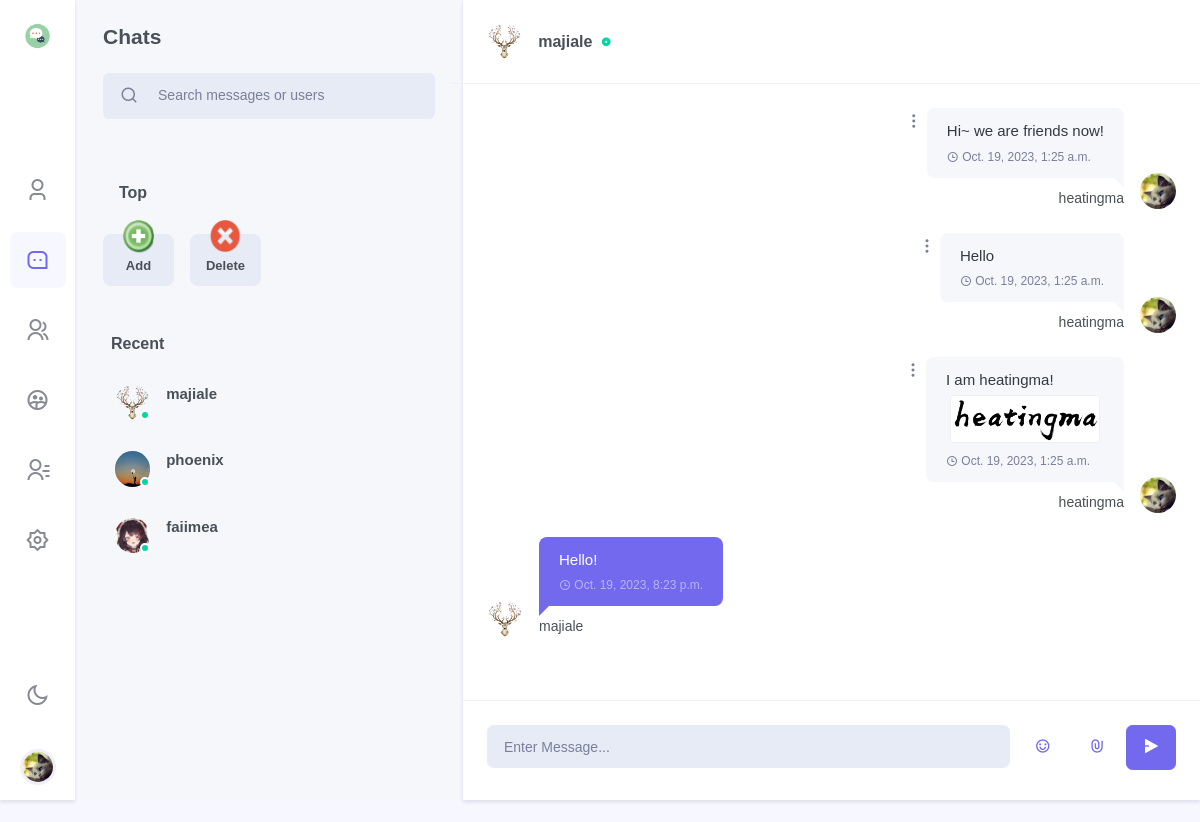
The app's page /chat/chat/majiale/?dark=False (signed in) with its own data.
### chat/models.py (models this page shows, shortened)
class Profile(models.Model):
    about_me = models.TextField(default='There is no Personal Signature here yet. You can add it through settings')
    image = models.ImageField(upload_to=profile_media_path, null=True, blank=True)
    user = models.OneToOneField(User, on_delete=models.CASCADE)
    location = models.CharField(max_length=50, default="Unkown")
    @property
    def image_url(self):
        if self.image == "":
            return "/media/static_default/{}.png".format(self.user_initial)
        else:
            return self.image.url

class FMMessage(models.Model):
    uid = models.UUIDField(default=uuid.uuid4, editable=False, unique=True)
    user = models.ForeignKey(to=get_user_model(), on_delete=models.CASCADE)
    belong_fm = models.ForeignKey(to=FriendRoom, on_delete=models.CASCADE)
    content = models.CharField(max_length=512)
    timestamp = models.DateTimeField(auto_now_add=True)
    attachment = models.FileField(upload_to=friend_message_media_path, null=True, blank=True)
    @property
    def image_url(self):
        profile = Profile.objects.get(user=self.user)
        return profile.image_url
    @property
    def attachment_url(self):
        if self.attachment.name == "" or self.attachment.name is None:
            return ""
        return self.attachment.url
    @property
    def attachment_type(self):
        file_type, _ = mimetypes.guess_type(self.attachment.name)
        if file_type.startswith("image"):
            file_type = "image"
        return file_type
    @property
    def attachment_name(self):
        if self.attachment.name == "" or self.attachment.name is None:
            return None
        return os.path.basename(self.attachment.name)

### users/models.py (models this page shows, shortened)
class User(AbstractUser):
    top_friends = models.ManyToManyField(settings.AUTH_USER_MODEL, blank=True, related_name='friends_set')
    friends = models.ManyToManyField(settings.AUTH_USER_MODEL, blank=True, related_name='top_friends_set')
    email = models.EmailField('email address', primary_key=True, unique=True)
    USERNAME_FIELD = 'email'
    REQUIRED_FIELDS = ["username"]
    @property
    def image_url(self):
        from chat.models import Profile
        return Profile.objects.get(user=self).image_url

### chat/views/chatfriend.py (the view, shortened to what this page needs)
# urls.py: path('chat/<str:friend_name>/', chatfriend, name='chatfriend'),
@login_required
def chatfriend(request: HttpRequest, friend_name, dark=False):
    if request.GET:
        dark = request.GET['dark']
        dark = False if dark == 'False' else True
    username = request.user.username
    friend = get_object_or_404(User, username=friend_name)
    user = get_object_or_404(User, username=username)
    wrong_message = ""
    try:
        friend_room = FriendRoom.objects.get(user_1=user, user_2=friend)
    except:
        friend_room = get_object_or_404(FriendRoom, user_2=user, user_1=friend)
    profile = get_object_or_404(Profile, user=user)
    friend_messages = FMMessage.objects.filter(belong_fm=friend_room)
    return render(
        request=request,
        template_name='chat/chatfriend.html',
        context={
            'profile': profile,
            'dark': dark,
            'light': not dark,
            'friends': user.friends.all(),
            "top_friends": user.top_friends.all(),
            "friend_room": friend_room,
            "friend":friend,
            "friend_profile": Profile.objects.get(user=friend),
            "friend_messages":friend_messages,
            "wrong_message": wrong_message,
            "new_friends": Friend_Request.objects.filter(to_user=user),
        }
    )

### templates/chat/chatfriend.html (shortened to what this page needs)
{% extends 'chat/base.html' %}
{% block side_menu %}
    {% include "chat/side_menus/side_menu_chat.html" %}
{% endblock %}
{% block leftsidebar %}
    {% include "chat/leftsidebar/leftsidebar_chat.html" %}
{% endblock %}
{% block chat_conversation %}
    {% include "chat/body/body_chatfriend.html" %}
{% endblock %}

### templates/chat/side_menus/side_menu_chat.html (shortened to what this page needs)
{% load static %}
<div class="side-menu flex-lg-column mr-lg-1">
<div class="sidebar_logo">
    <a href="" class="logo logo-dark">
        <span class="logo-sm">
            <img src="{% static "images/chat/chat.png" %}" alt="" height="30">
        </span>
    </a>
</div>
<div class="flex-lg-column my-auto">
    <ul class="nav nav-pills side-menu-nav justify-content-center" role="tablist">
        <li class="nav-item" data-toggle="tooltip" data-trigger="hover" data-placement="top" title="Profile">
            <a href="{% url 'chat:my' %}?{{'dark'}}={{dark}}" class="nav-link" id="pills-user-tab" role="tab">
            <i class="ri-user-3-line"></i>
        </a></li>
        <li class="nav-item" data-toggle="tooltip" data-trigger="hover" data-placement="top" title="Chats">
            <a href="{% url 'chat:chat'%}?{{'dark'}}={{dark}}" class="nav-link active" id="pills-chat-tab" role="tab">
            <i class="ri-message-3-line"></i>
        </a></li>
        <li class="nav-item" data-toggle="tooltip" data-trigger="hover" data-placement="top" title="Groups">
            <a href="{% url 'chat:groups'%}?{{'dark'}}={{dark}}" class="nav-link" id="pills-groups-tab" role="tab">
            <i class="ri-group-line"></i>
        </a></li>
        <li class="nav-item" data-toggle="tooltip" data-trigger="hover" data-placement="top" title="Chatroom">
            <a href="{% url 'chat:chatroom'%}?{{'dark'}}={{dark}}" class="nav-link" id="pills-chatroom-tab" role="tab">
            <i class="ri-group-2-line"></i>
        </a></li>
        <li class="nav-item" data-toggle="tooltip" data-trigger="hover" data-placement="top" title="Contacts">
            <a href="{% url 'chat:contracts'%}?{{'dark'}}={{dark}}" class="nav-link" id="pills-contacts-tab" role="tab">
            <i class="ri-contacts-line"></i>
        </a></li>
        <li class="nav-item" data-toggle="tooltip" data-trigger="hover" data-placement="top" title="Settings">
            <a href="{% url 'chat:settings'%}?{{'dark'}}={{dark}}" class="nav-link" id="pills-setting-tab"  role="tab">
            <i class="ri-settings-2-line"></i>
        </a></li>
    </ul>
</div>
<div class="flex-lg-column d-none d-lg-block">
    <ul class="nav side-menu-nav justify-content-center">
        <li class="nav-item">
            <a class="nav-link" id="light-dark" href="{% url 'chat:chat'%}?{{'dark'}}={{light}}" data-toggle="tooltip" data-trigger="hover" data-placement="right" title="Dark / Light Mode">
                <i class="ri-sun-line theme-mode-icon"></i>
            </a>
        </li>
        <li class="nav-item btn-group dropup profile-user-dropdown">
            <a class="nav-link dropdown-toggle normal_container" href="#" role="button" data-toggle="dropdown" aria-haspopup="true" aria-expanded="false">
                <img src="{{ profile.image_url }}"  alt="" class="profile-user rounded-circle">
            </a>
        </li>
    </ul>
</div>
</div>

### templates/chat/leftsidebar/leftsidebar_chat.html (shortened to what this page needs)
{% load static %}
<div style="max-height: 100%;">
    <div class="p-4">
        <h4 class="mb-4">Chats</h4>
        <div class="search-box chat-search-box">
            <div class="input-group mb-3 bg-light  input-group-lg rounded-lg">
                <div class="input-group-prepend">
                    <button class="btn btn-link text-muted pr-1 text-decoration-none" type="button">
                        <i class="ri-search-line search-icon font-size-18"></i>
                    </button>
                </div>
                <input type="text" class="form-control bg-light" placeholder="Search messages or users">
            </div>
        </div>
    </div>
    <div class="p-4" dir="ltr">
        <h5 class="mb-3 px-3 font-size-16">Top</h5>
        <div class="owl-carousel owl-theme" id="user-status-carousel">
            <div class="item">
                <a href="#" class="user-status-box" data-toggle="modal" data-target="#addtop-exampleModal">
                    <div class="avatar-xs mx-auto d-block chat-user-img online align-self-center mr-3">
                        <img src="{% static "images/chat/add.png" %}" alt="user-img" class="img-fluid rounded-circle avatar-xs">
                    </div>
                    <h5 class="font-size-13 text-truncate mt-3 mb-1">Add</h5>
                </a>
            </div>
            <div class="item">
                <a href="#" class="user-status-box" data-toggle="modal" data-target="#deletetop-exampleModal">
                    <div class="avatar-xs mx-auto d-block chat-user-img online align-self-center mr-3">
                        <img src="{% static "images/chat/delete.png" %}" alt="user-img" class="img-fluid rounded-circle avatar-xs">
                    </div>
                    <h5 class="font-size-13 text-truncate mt-3 mb-1">Delete</h5>
                </a>
            </div>
        </div>
    </div>
    <div class="px-3 pb-3 mt-4" >
        <h5 class="mb-3 px-3 font-size-16">Recent</h5>
        <div class="chat-message-list">
            <ul class="list-unstyled chat-list chat-user-list">
                {% for friend in friends %}
                    <li><a href="{% url 'chat:chatfriend' friend_name=friend.username %}?{{'dark'}}={{dark}}">
                        <div class="media">
                            <div class="chat-user-img online align-self-center mr-3">
                                <img src="{{friend.image_url}}" class="rounded-circle avatar-xs" alt="">
                                <span class="user-status"></span>
                            </div>
                            <div class="media-body overflow-hidden">
                                <h5 class="text-truncate font-size-15 mb-1">{{friend.username}}</h5>
                            </div>
                        </div>
                    </a></li>
                {% endfor %}
            </ul>
        </div>
    </div>
</div>

### templates/chat/body/body_chatfriend.html (shortened to what this page needs)
<div class="w-100">
    <div class="p-3 p-lg-4 border-bottom row align-items-center">
        <div class="col-sm-4 col-8">
            <div class="media align-items-center">
                <div class="mr-3">
                    <img src="{{friend_profile.image_url}}" class="rounded-circle avatar-xs" alt="">
                </div>
                <div class="media-body overflow-hidden">
                    <h5 class="font-size-16 mb-0 text-truncate">
                        <a href="#" class="text-reset user-profile-show" id="cur_room_name">
                            {{friend.username}}
                        </a>
                        <i class="ri-record-circle-fill font-size-10 text-success d-inline-block ml-1"></i>
                    </h5>
                </div>
            </div>
        </div>
    </div>
    <div class="chat-conversation p-3 p-lg-4" id="chatLog-container" style="overflow: auto;">
        <ul class="list-unstyled mb-0"i id="chatLog">
            {% for rm in friend_messages %}
                {% if rm.user.username != profile.user.username %}
                <li><div class="conversation-list" style="max-width: 50%;">
                    <div class="chat-avatar"><img src={{rm.image_url}} alt=""></div>
                    <div class="user-chat-content" style="max-width: 100%;">
                        <div class="ctext-wrap">
                            <div class="ctext-wrap-content" style="max-width: 100%;">
                                <p class="mb-0" style="word-break:break-all;">{{rm.content}}</p>
                                <p class="chat-time mb-0"><i class="ri-time-line align-middle"></i> <span class="align-middle">{{rm.timestamp}}</span></p>
                            </div>
                        </div>
                        <div class="conversation-name">{{rm.user.username}}</div>
                    </div>
                </div></li>
                {% else %}
                <li class="right"><div class="conversation-list" style="max-width: 50%;">
                    <div class="chat-avatar"><img src="{{ profile.image_url }}" alt=""></div>
                    <div class="user-chat-content" style="max-width: 100%;">
                        <div class="ctext-wrap">
                            <div class="ctext-wrap-content" style="max-width: 100%;">
                                <p class="mb-0" style="word-break:break-all; text-align: left;">{{rm.content}}</p>
                                {% if rm.attachment_name is not None %}
                                    {% if rm.attachment_type == "image" %}
                                        <ul class="list-inline message-img  mb-0">
                                            <li class="list-inline-item message-img-list">
                                                <div>
                                                    <a class="popup-img d-inline-block m-1" href="{{rm.attachment_url}}">
                                                        <img src="{{rm.attachment_url}}" alt="" class="rounded border">
                                                    </a>
                                                </div>
                                            </li>
                                        </ul>
                                    {% endif %}
                                {% endif %}
                                <p class="chat-time mb-0"><i class="ri-time-line align-middle"></i> <span class="align-middle">{{rm.timestamp}}</span></p>
                            </div>
                            <div class="dropdown align-self-start">
                                <a class="dropdown-toggle" href="#" role="button" data-toggle="dropdown" aria-haspopup="true" aria-expanded="false">
                                    <i class="ri-more-2-fill"></i>
                                </a>
                            </div>
                        </div>
                        <div class="conversation-name"> {{ profile.user.username }} </div>
                    </div>
                </div></li>
                {% endif %}
            {% endfor %}
        </ul>
    </div>
    <div class="p-3 p-lg-4 border-top mb-0 row no-gutters">
        <div class="col">
            <input type="text" id="chatMessageInput" class="form-control form-control-lg bg-light border-light" placeholder="Enter Message...">
        </div>
        <div class="col-auto chat-input-links ml-md-2">
                <ul class="list-inline mb-0">
                    <li class="list-inline-item">
                        <button type="button" class="btn btn-link text-decoration-none font-size-16 btn-lg waves-effect"
                            data-toggle="tooltip" data-placement="top" title="Emoji">
                            <i class="ri-emotion-happy-line"></i>
                    </button></li>
                    <li class="list-inline-item">
                        <button type="button" class="btn btn-link text-decoration-none font-size-16 btn-lg waves-effect"
                            data-toggle="modal" data-placement="top" title="Attach" id="attach-button" data-target="#attach-buttonModal">
                            <i class="ri-attachment-line"></i>
                    </button></li>
                    <li class="list-inline-item">
                        <button type="submit" class="btn btn-primary font-size-16 btn-lg chat-send waves-effect waves-light" id="chatMessageSend">
                            <i class="ri-send-plane-2-fill"></i>
                    </button></li>
                </ul>
        </div>
    </div>
</div>

### records on screen
Profile: image_url (picture), user.username "heatingma"
User: image_url (picture), username "majiale"
User: image_url (picture), username "phoenix"
User: image_url (picture), username "faiimea"
Profile: image_url (picture)
FMMessage: image_url (picture), content "Hi~ we are friends now!", timestamp "Oct. 19, 2023, 1:25 a.m."
FMMessage: image_url (picture), content "Hello", timestamp "Oct. 19, 2023, 1:25 a.m."
FMMessage: image_url (picture), content "I am heatingma!", attachment_url (picture), timestamp "Oct. 19, 2023, 1:25 a.m."
FMMessage: image_url (picture), content "Hello!", timestamp "Oct. 19, 2023, 8:23 p.m.", user.username "majiale"
